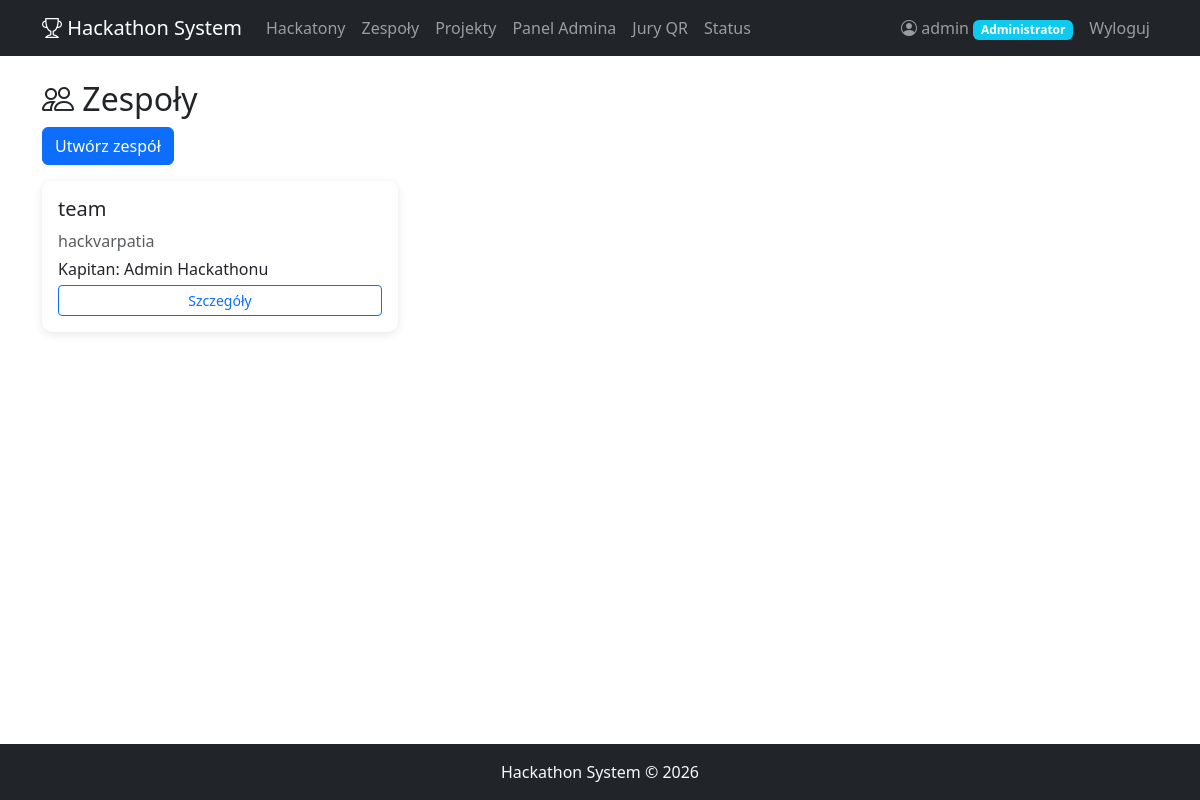
Before: /teams/ (signed in) with the older database file.
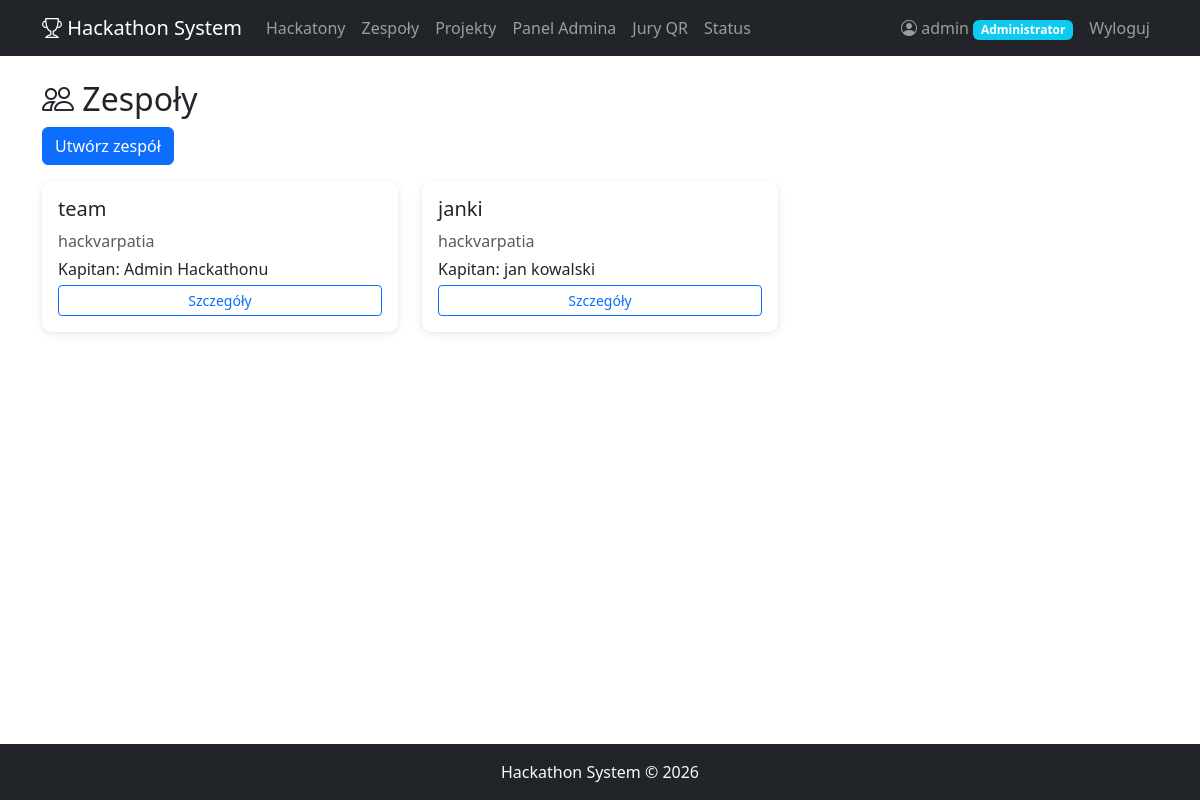
After: the same page with the newer database file.
### teams/models.py (models this page shows, shortened)
class Team(models.Model):
    name = models.CharField(max_length=200, verbose_name='Nazwa zespołu')
    hackathon = models.ForeignKey(Hackathon, on_delete=models.CASCADE, related_name='teams')
    captain = models.ForeignKey(User, on_delete=models.CASCADE, related_name='captained_teams')
    description = models.TextField(blank=True, verbose_name='Opis')
    created_at = models.DateTimeField(auto_now_add=True)
    class Meta:
        unique_together = ['name', 'hackathon']

### hackathon/models.py (models this page shows, shortened)
class Hackathon(models.Model):
    STATUS_CHOICES = [
        ('planned', 'Planowany'),
        ('active', 'Aktywny'),
        ('judging', 'Ocenianie'),
        ('finished', 'Zakończony'),
    ]
    name = models.CharField(max_length=200, verbose_name='Nazwa')
    description = models.TextField(verbose_name='Opis')
    date_start = models.DateTimeField(verbose_name='Data rozpoczęcia')
    date_end = models.DateTimeField(verbose_name='Data zakończenia')
    submit_deadline = models.DateTimeField(verbose_name='Deadline oddania projektów')
    status = models.CharField(max_length=20, choices=STATUS_CHOICES, default='planned', verbose_name='Status')
    max_team_size = models.PositiveIntegerField(default=5, verbose_name='Max wielkość zespołu')
    created_at = models.DateTimeField(auto_now_add=True)
    class Meta:
        ordering = ['-date_start']

### teams/views.py (the view)
# urls.py: path('', views.team_list, name='list'),
@login_required
def team_list(request):
    teams = Team.objects.all().select_related('hackathon', 'captain')
    return render(request, 'teams/list.html', {'teams': teams})

### accounts/models.py (called while the page is built)
    @property
    def is_admin(self):
        return self.role == 'admin'

    @property
    def is_jury(self):
        return self.role == 'jury'

### teams/templates/teams/list.html (shortened to what this page needs)
{% extends 'base.html' %}
{% block content %}
<h2><i class="bi bi-people"></i> Zespoły</h2>
<a href="{% url 'teams:create' %}" class="btn btn-primary mb-3">Utwórz zespół</a>
<div class="row">
    {% for team in teams %}
        <div class="col-md-4 mb-3">
            <div class="card p-3">
                <h5>{{ team.name }}</h5>
                <p class="text-muted mb-1">{{ team.hackathon.name }}</p>
                <p class="mb-1">Kapitan: {{ team.captain.get_full_name|default:team.captain.username }}</p>
                <a href="{% url 'teams:detail' team.pk %}" class="btn btn-sm btn-outline-primary">Szczegóły</a>
            </div>
        </div>
    {% empty %}
        <p class="text-muted">Brak zespołów.</p>
    {% endfor %}
</div>
{% endblock %}

Changed rows visible on the page:
added Team: name "janki", hackathon.name "hackvarpatia", captain.get_full_name "jan kowalski"
